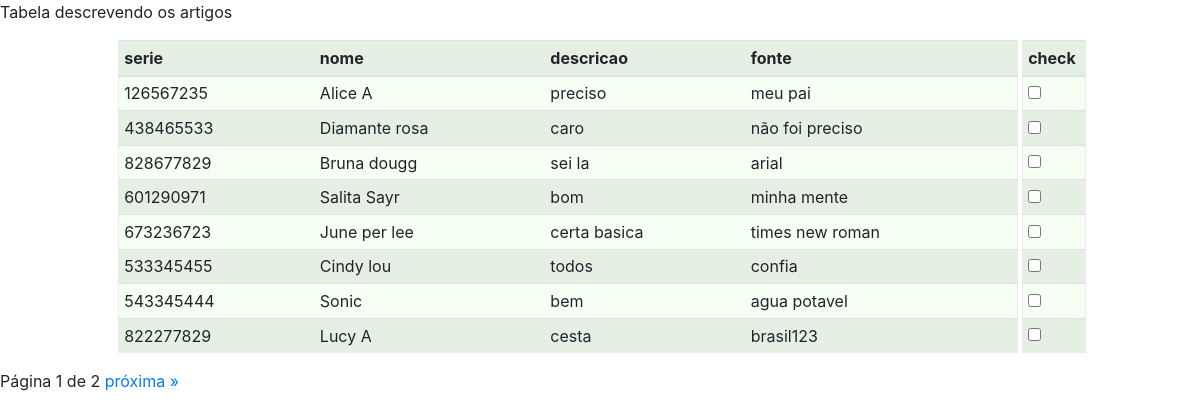
The app's page /tabela/ with its own data.
### tabela/models.py (models this page shows)
class Dataset (models.Model):
    serie = models.BigIntegerField(_("serie"))
    nome = models.CharField(_("nome"), max_length=150)
    descricao = models.CharField(_("descrição"), max_length=255)
    fonte = models.CharField(_("fonte"), max_length=255)
    def get_string_fields(self):
        field_names = [field.name for field in Dataset._meta.get_fields()]
        values = []
        for field_name in field_names[1:]:
            values.append('%s' % getattr(self, field_name))
        return values

### tabela/views.py (the view)
# urls.py: path('', views.index, name='index'),
def index(request):
    p = Paginator(Dataset.objects.all(), 8)
    page = request.GET.get('page')
    dataset = p.get_page(page)
    allFields = Dataset._meta.get_fields()
    return render(request, 'tabela/index.html', {'dataset': dataset, 'allFields': allFields[1:]})

### tabela/templates/tabela/index.html (shortened to what this page needs)
{% load static %}
<!DOCTYPE html>
<html lang="en">
<head>
    <link rel="stylesheet" href="{% static 'css/styles.css' %}">
    <link rel="stylesheet" href="{% static 'css/bootstrap.min.css' %}">
    <link rel="stylesheet" href="{% static 'fa/css/all.min.css' %}">
</head>
<body>
<p>Tabela descrevendo os artigos</p>
<div class="d-flex justify-content-center ">
    <div class="w-75">
        <div class="table-responsive-sm">
        <table class="table table-sm table-hover" width="100%">
        <thead style="background-color: #ffffff">
            {% for label in allFields %}
            <th>{{ label.name }}</th>
            {% endfor %}
        </thead>
        <tbody>
        {% for item in dataset %}
        <tr >
            {% for field in item.get_string_fields %}
            <td>{{ field }}</td>
            {% endfor %}
        </tr>
        {% endfor %}
        </tbody>
        </table>
    </div>
    </div>
    <div>
        <table class="table table-sm ml-1">
        <thead style="background-color: #ffffff">
            <th> check </th>
        </thead>
            <tbody>
            {% for item in dataset %}
            <tr>
               <td>
                    <div class="form-check form-switch">
                    <input class="form-check-input" type="checkbox" role="switch" id="flexSwitchCheckDefault" />
                    </div>
               </td>
            </tr>
            {% endfor %}
            </tbody>
        </table>
    </div>
</div>
<p>
    Página {{ dataset.number }} de {{dataset.paginator.num_pages}}
    {% if dataset.has_next %}
    <a href="?page={{ dataset.next_page_number }}"> próxima &raquo; </a>
    {% endif %}
</p>
</body>
</html>

### tabela/static/css/styles.css (style rules this page uses)
body { background-color: #fdfff9; }
table { border: 1px solid #e5efe4; overflow-x: scroll; }
th { background-color: #e5efe4; }
tr { background-color: #f5fff4; }
tr:nth-child(even) { background-color: #e5efe4; }
.d-flex { display: flex !important; }

### records on screen
Dataset: get_string_fields "126567235" "Alice A" "preciso" "meu pai"
Dataset: get_string_fields "438465533" "Diamante rosa" "caro" "não foi preciso"
Dataset: get_string_fields "828677829" "Bruna dougg" "sei la" "arial"
Dataset: get_string_fields "601290971" "Salita Sayr" "bom" "minha mente"
Dataset: get_string_fields "673236723" "June per lee" "certa basica" "times new roman"
Dataset: get_string_fields "533345455" "Cindy lou" "todos" "confia"
Dataset: get_string_fields "543345444" "Sonic" "bem" "agua potavel"
Dataset: get_string_fields "822277829" "Lucy A" "cesta" "brasil123"

### other values on screen
{{ label.name }} "serie" "nome" "descricao" "fonte"
{{ dataset.number }} "1"
{{ dataset.paginator.num_pages }} "2"
